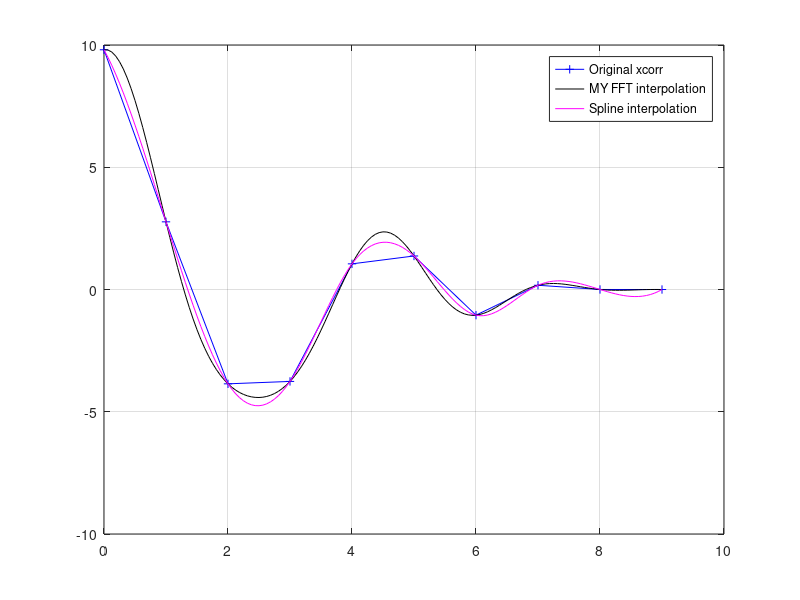

The MATLAB source for this figure:
function xc=xcorr_up(x, scale)
	if nargin<1
		x=randn(10,1);
	end
	if nargin<2
		scale=16;
	end

	x_next2=2^nextpow2(size(x,1));
	fx=fft(x, 2*x_next2);
	fx=fx.*conj(fx);
	fx(x_next2+2:end)=[];
	if scale>1
		fx(end)=fx(end)/2;
	end
	fx=[fx; zeros(x_next2*(scale-1),1)];
	fx=[fx; fx(end-1:-1:2)];
	xc=scale*ifft(fx);
	xc((length(x)-1)*scale+2:end)=[];
	xc=xc./sqrt((length(x)*scale:-1:scale)'/length(x)/scale);

	if nargout<1
		xc_ref=xcorr(x);
		xc_ref=xc_ref./sqrt(triang(length(xc_ref)));
		xc_ref(1:length(x)-1)=[];

		figure('Name','xcorr_up test', 'Units','normalized', 'Position',[0 0 1 1]);
		t=0:length(xc_ref)-1;
		plot(t,xc_ref,'b+-');
		hold on;
		t_up=(0:length(xc)-1)/scale;
		plot(t_up,xc,'k');
		plot(t_up,spline(t,xc_ref,t_up),'m');
		grid on;
		legend('Original xcorr','MY FFT interpolation','Spline interpolation');

		clear xc;
	end
end
